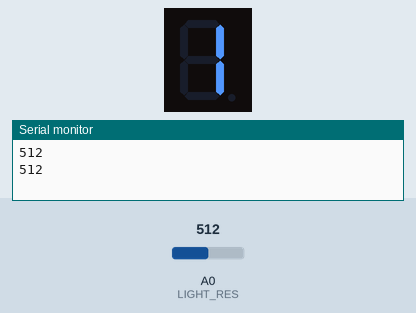
The sketch below on a simulated Arduino Uno, built with avr-gcc and run on an emulated ATmega328P. Shown: 1-digit seven-segment display, the last lines printed to the serial monitor. Wiring (inferred from the names in the program): 1-digit 7-segment display, segments lit when HIGH: segments pin 4, pin 3, pin 9, pin 10, pin 11, pin 5, pin 6. The inputs (shaded band) are chosen by the test bench; at power-on: A0 (LIGHT_RES) = 512. The segment pins are drawn as the display they are named for.

Above: at 1.8 s.
1.9 s: A0 (LIGHT_RES) set to 340
At 2.3 s:
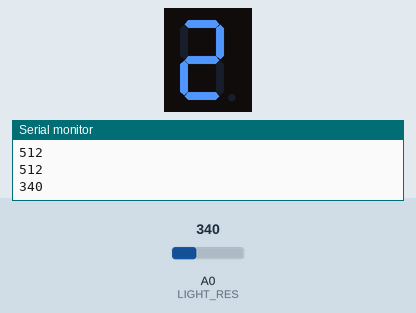
3.5 s: A0 (LIGHT_RES) set to 360
At 5.8 s:
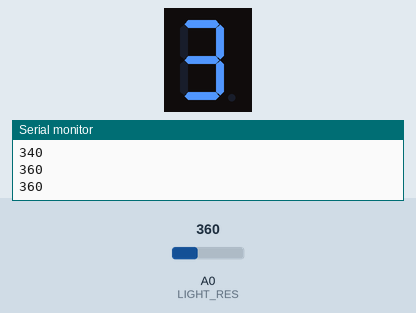
Timing chart, 0 to 7.3 s (numbered marks = the images above; inputs shaded):
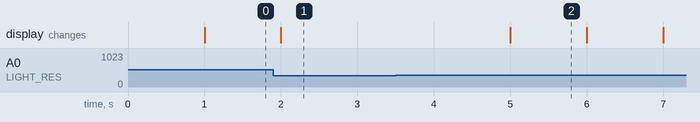

The sketch:

contador_digital.ino
```cpp
const int segA = 4;
const int segB = 3;
const int segC = 9;
const int segD = 10;
const int segE = 11;
const int segF = 5;
const int segG = 6;

const int LIGHT_RES = A0;
int brightness = 0;
int count = 0;

void setup() {
  Serial.begin(9600);
  pinMode(segA, OUTPUT);
  pinMode(segB, OUTPUT);
  pinMode(segC, OUTPUT);
  pinMode(segD, OUTPUT);
  pinMode(segE, OUTPUT);
  pinMode(segF, OUTPUT);
  pinMode(segG, OUTPUT);
}

void loop() {
  brightness = analogRead(LIGHT_RES);
  Serial.println(brightness);

  acende(count);

  if (brightness > 350) {
    count += 1;

    if (count >= 10) {
      count = 0;
    }
  }

  delay(1000);
}

void acende(int numero) {
  switch (numero) {
    case 0:
      digitalWrite(segA, HIGH);
      digitalWrite(segB, HIGH);
      digitalWrite(segC, HIGH);
      digitalWrite(segD, HIGH);
      digitalWrite(segE, HIGH);
      digitalWrite(segF, HIGH);
      digitalWrite(segG, LOW);
      break;

    case 1:
      digitalWrite(segA, LOW);
      digitalWrite(segB, HIGH);
      digitalWrite(segC, HIGH);
      digitalWrite(segD, LOW);
      digitalWrite(segE, LOW);
      digitalWrite(segF, LOW);
      digitalWrite(segG, LOW);
      break;

    case 2:
      digitalWrite(segA, HIGH);
      digitalWrite(segB, HIGH);
      digitalWrite(segC, LOW);
      digitalWrite(segD, HIGH);
      digitalWrite(segE, HIGH);
      digitalWrite(segF, LOW);
      digitalWrite(segG, HIGH);
      break;

    case 3:
      digitalWrite(segA, HIGH);
      digitalWrite(segB, HIGH);
      digitalWrite(segC, HIGH);
      digitalWrite(segD, HIGH);
      digitalWrite(segE, LOW);
      digitalWrite(segF, LOW);
      digitalWrite(segG, HIGH);
      break;

    case 4:
      digitalWrite(segA, LOW);
      digitalWrite(segB, HIGH);
      digitalWrite(segC, HIGH);
      digitalWrite(segD, LOW);
      digitalWrite(segE, LOW);
      digitalWrite(segF, HIGH);
      digitalWrite(segG, HIGH);
      break;

    case 5:
      digitalWrite(segA, HIGH);
      digitalWrite(segB, LOW);
      digitalWrite(segC, HIGH);
      digitalWrite(segD, HIGH);
      digitalWrite(segE, LOW);
      digitalWrite(segF, HIGH);
      digitalWrite(segG, HIGH);
      break;

    case 6:
      digitalWrite(segA, HIGH);
      digitalWrite(segB, LOW);
      digitalWrite(segC, HIGH);
      digitalWrite(segD, HIGH);
      digitalWrite(segE, HIGH);
      digitalWrite(segF, HIGH);
      digitalWrite(segG, HIGH);
      break;

    case 7:
      digitalWrite(segA, HIGH);
      digitalWrite(segB, HIGH);
      digitalWrite(segC, HIGH);
      digitalWrite(segD, LOW);
      digitalWrite(segE, LOW);
      digitalWrite(segF, LOW);
      digitalWrite(segG, LOW);
      break;

    case 8:
      digitalWrite(segA, HIGH);
      digitalWrite(segB, HIGH);
      digitalWrite(segC, HIGH);
      digitalWrite(segD, HIGH);
      digitalWrite(segE, HIGH);
      digitalWrite(segF, HIGH);
      digitalWrite(segG, HIGH);
      break;

    case 9:
      digitalWrite(segA, HIGH);
      digitalWrite(segB, HIGH);
      digitalWrite(segC, HIGH);
      digitalWrite(segD, HIGH);
      digitalWrite(segE, LOW);
      digitalWrite(segF, HIGH);
      digitalWrite(segG, HIGH);
      break;
  }
}
```

Measured:
- after the input at 3.5 s, the display: changes after 1.5 s (image 2)
- what the display in image 2 shows lasts 1.0 s, from 5.0 s to 6.0 s
